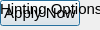
<?xml version="1.0" encoding="UTF-8"?>
<ui version="4.0">
 <class>FakeDialog</class>
 <widget class="QDialog" name="FakeDialog">
  <property name="windowTitle">
   <string>Glyph Properties</string>
  </property>
  <property name="styleSheet">
   <string notr="true">*{font-size: 11pt;}</string>
  </property>
  <widget class="QPushButton" name="okButton">
   <property name="text">
    <string notr="true">Apply Now</string>
   </property>
  </widget>
  <widget class="QLabel" name="hintLabel">
   <property name="text">
    <string>Hinting Options</string>
   </property>
  </widget>
 </widget>
</ui>
